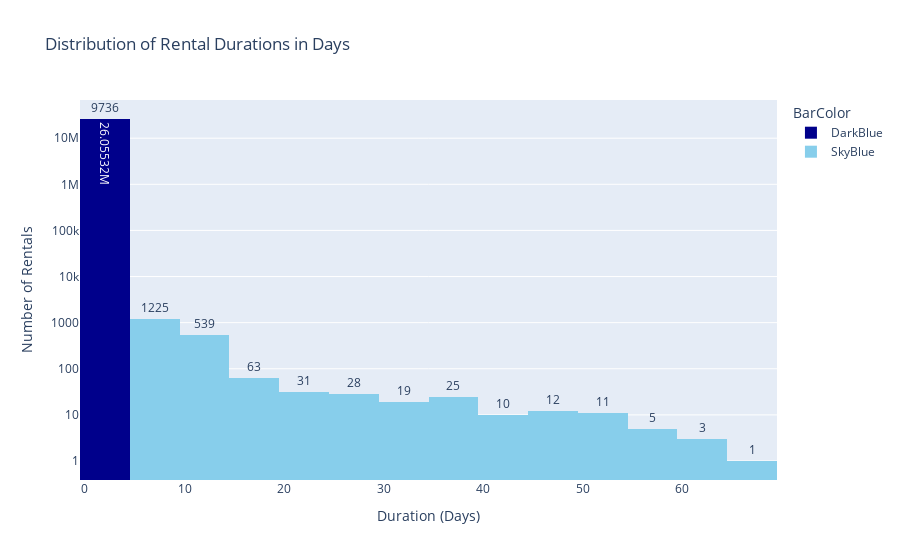

The cell this chart's notebook holds for it:
### Code cell
# Find the maximum count
max_count = duration_days_counts_df['Count'].max()

# Define a custom color mapping function
def set_color(count):
    if count == max_count:
        return 'DarkBlue'
    else:
        return 'SkyBlue'

# Apply the color mapping function to create a new column for colors
duration_days_counts_df['BarColor'] = duration_days_counts_df['Count'].apply(set_color)

# Create a histogram with custom colors
fig = px.histogram(
    duration_days_counts_df,
    x='Duration Days',
    y='Count',
    title='Distribution of Rental Durations in Days',
    color='BarColor',
    color_discrete_map={'DarkBlue': 'DarkBlue', 'SkyBlue': 'SkyBlue'},
    log_y=True,
    nbins = 30
)
fig.update_xaxes(title_text='Duration (Days)')
fig.update_yaxes(title_text='Number of Rentals')

# Add text annotations to the bars
fig.update_traces(texttemplate='%{y}', textposition='outside')

# Show the Plotly figure
fig.show()

### Figure 1 — Plotly figure (JSON) as saved in the notebook; plotly's stock layout.template omitted (floating-point values rounded to 4 significant figures)
{"data": [{"alignmentgroup": "True", "bingroup": "x", "histfunc": "sum", "hovertemplate": "BarColor=DarkBlue<br>Duration Days=%{x}<br>sum of Count=%{y}<extra></extra>", "legendgroup": "DarkBlue", "marker": {"color": "DarkBlue", "pattern": {"shape": ""}}, "name": "DarkBlue", "nbinsx": 30, "offsetgroup": "DarkBlue", "orientation": "v", "showlegend": true, "textposition": "outside", "texttemplate": "%{y}", "type": "histogram", "x": [0], "xaxis": "x", "y": [26055321], "yaxis": "y"}, {"alignmentgroup": "True", "bingroup": "x", "histfunc": "sum", "hovertemplate": "BarColor=SkyBlue<br>Duration Days=%{x}<br>sum of Count=%{y}<extra></extra>", "legendgroup": "SkyBlue", "marker": {"color": "SkyBlue", "pattern": {"shape": ""}}, "name": "SkyBlue", "nbinsx": 30, "offsetgroup": "SkyBlue", "orientation": "v", "showlegend": true, "textposition": "outside", "texttemplate": "%{y}", "type": "histogram", "x": [1, 2, 3, 4, 5, 6, 7, 8, 9, 10, 11, 12, 13, 15, 16, 14, 17, 21, 25, 18, 35, 27, 29, 23, 20, 36, 19, 38, 37, 53, 22, 33, 24, 31, 47, 34, 32, 28, 41, 46, 44, 48, 40, 42, 26, 58, 51, 52, 45, 39, 57, 49, 50, 54, 59, 63, 65, 62, 60, 30], "xaxis": "x", "y": [5694, 2189, 1194, 659, 413, 272, 226, 160, 154, 148, 147, 132, 96, 21, 17, 16, 13, 9, 8, 7, 7, 7, 7, 6, 6, 6, 5, 5, 5, 5, 5, 5, 5, 5, 4, 4, 4, 4, 3, 3, 3, 2, 2, 2, 2, 2, 2, 2, 2, 2, 2, 1, 1, 1, 1, 1, 1, 1, 1, 1], "yaxis": "y"}], "layout": {"barmode": "relative", "legend": {"title": {"text": "BarColor"}, "tracegroupgap": 0}, "title": {"text": "Distribution of Rental Durations in Days"}, "xaxis": {"anchor": "y", "domain": [0, 1], "title": {"text": "Duration (Days)"}}, "yaxis": {"anchor": "x", "domain": [0, 1], "title": {"text": "Number of Rentals"}, "type": "log"}}}
